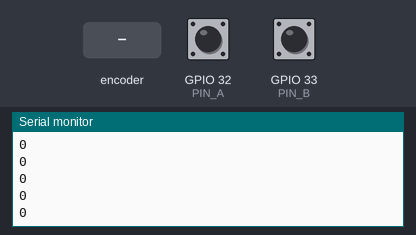
Recording of a sketch running on a simulated ESP32. On the bench: the last lines printed to the serial monitor. Inputs (shaded band) come from the test bench; at power-on: GPIO 32 (PIN_A) HIGH, GPIO 33 (PIN_B) HIGH.

Above: at 1.2 s.
1.3 s: rotary encoder on GPIO 32 (PIN_A) / GPIO 33 (PIN_B) turned 1 step (first pin leading)
At 1.9 s:
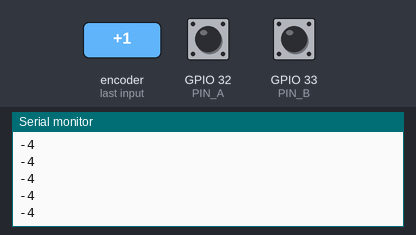
3.0 s: rotary encoder on GPIO 32 (PIN_A) / GPIO 33 (PIN_B) turned 1 step (first pin leading)
At 3.7 s:
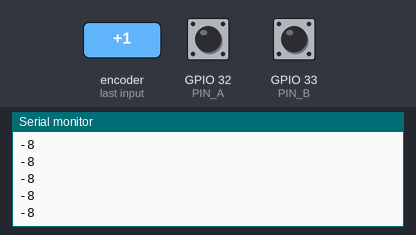
Timing chart, 0 to 6.0 s (numbered marks = the images above; inputs shaded):
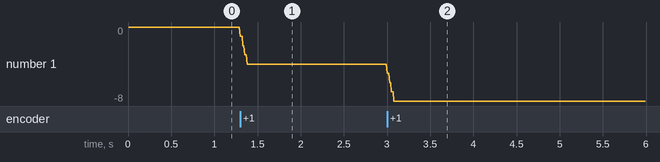

The sketch:

steering_encoder_esp32.ino
```cpp
// ESP32-WROOM steering encoder feedback for vehicle_bridge/encoder_node.
// Decodes an incremental A/B quadrature encoder (x4) and streams the running
// count, one integer per line ("1234\r\n"), at 115200 baud over USB serial.
// That is exactly what encoder_node's default line_regex expects.
//
// Wiring: encoder A -> GPIO32, B -> GPIO33, encoder GND -> GND. Use 3.3 V
// logic only (the ESP32 is not 5 V tolerant: level-shift an open-collector
// or 5 V encoder). Internal pull-ups are enabled for open-collector outputs.
//
// Sign: count rises when A leads B. If turning right reads negative on
// /steering/angle, set `invert: true` in config/encoder.yaml (don't edit here).

constexpr uint8_t PIN_A = 32;
constexpr uint8_t PIN_B = 33;
constexpr uint32_t BAUD = 115200;
constexpr uint32_t PERIOD_MS = 10;  // 100 Hz; the bridge's encoder_timeout_s is 0.5 s

volatile int32_t count = 0;
volatile uint8_t prev = 0;

// Index = (prev_AB << 2) | new_AB; value = step. Invalid (skipped-state) jumps are 0.
static const int8_t STEP[16] = {0, 1, -1, 0, -1, 0, 0, 1, 1, 0, 0, -1, 0, -1, 1, 0};

void IRAM_ATTR onEdge() {
  uint8_t cur = (digitalRead(PIN_A) << 1) | digitalRead(PIN_B);
  count += STEP[(prev << 2) | cur];
  prev = cur;
}

void setup() {
  Serial.begin(BAUD);
  pinMode(PIN_A, INPUT_PULLUP);
  pinMode(PIN_B, INPUT_PULLUP);
  prev = (digitalRead(PIN_A) << 1) | digitalRead(PIN_B);
  attachInterrupt(digitalPinToInterrupt(PIN_A), onEdge, CHANGE);
  attachInterrupt(digitalPinToInterrupt(PIN_B), onEdge, CHANGE);
}

void loop() {
  static uint32_t last = 0;
  if (millis() - last >= PERIOD_MS) {
    last += PERIOD_MS;
    Serial.println((int32_t)count);  // aligned 32-bit read is atomic on ESP32
  }
}
```

Measured:
- after the input at 1.3 s, the serial monitor: prints a new line at once (image 1)
- after the input at 3.0 s, the serial monitor: prints a new line at once (image 2)
- plotted number 1: 0 → -4 after the input at 1.3 s, -4 → -8 after the input at 3.0 s
